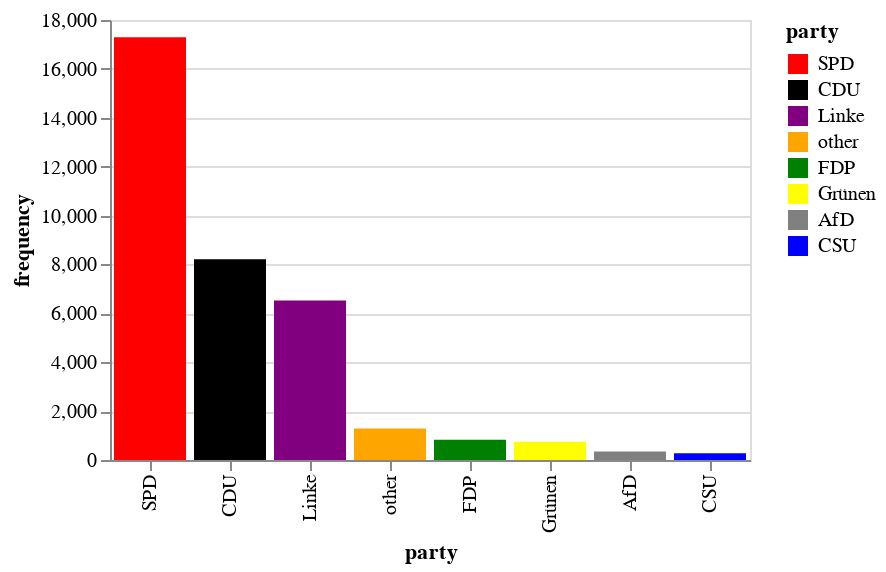

The cell this chart's notebook holds for it:
### Code cell
overall_frequence = data['party'].value_counts().reset_index()
overall_frequence = overall_frequence.rename(columns={'party': 'frequency', 'index': 'party'})
overall_frequence = overall_frequence.sort_values('frequency', ascending=False)
overall_frequence = overall_frequence.reset_index(drop=True)

c_freq = ['red', 'black', 'purple', 'orange', 'green', 'yellow', 'grey', 'blue']
alt.Chart(overall_frequence).mark_bar().encode(
    x=alt.X('party', sort='-y'), y='frequency', color=alt.Color(
        'party', scale=alt.Scale(domain=list(c_dict.keys()), range=list(c_dict.values())), sort='-y'
                                         )
).properties(
    width=320,
    height=220
)

### Figure 1 — Vega-Lite specification as saved in the notebook (floating-point values rounded to 4 significant figures)
{"config": {"view": {"continuousWidth": 400, "continuousHeight": 300}}, "data": {"name": "data-dc2e3f500fbc74e07bbbc9e26943a1db"}, "mark": "bar", "encoding": {"color": {"type": "nominal", "field": "party", "scale": {"domain": ["SPD", "CDU", "Linke", "other", "FDP", "Grünen", "AfD", "CSU"], "range": ["red", "black", "purple", "orange", "green", "yellow", "grey", "blue"]}, "sort": "-y"}, "x": {"type": "nominal", "field": "party", "sort": "-y"}, "y": {"type": "quantitative", "field": "frequency"}}, "height": 220, "width": 320, "$schema": "https://vega.github.io/schema/vega-lite/v4.8.1.json", "datasets": {"data-dc2e3f500fbc74e07bbbc9e26943a1db": [{"party": "SPD", "frequency": 17291}, {"party": "CDU", "frequency": 8216}, {"party": "Linke", "frequency": 6522}, {"party": "other", "frequency": 1288}, {"party": "FDP", "frequency": 824}, {"party": "Grünen", "frequency": 750}, {"party": "AfD", "frequency": 350}, {"party": "CSU", "frequency": 277}]}}
